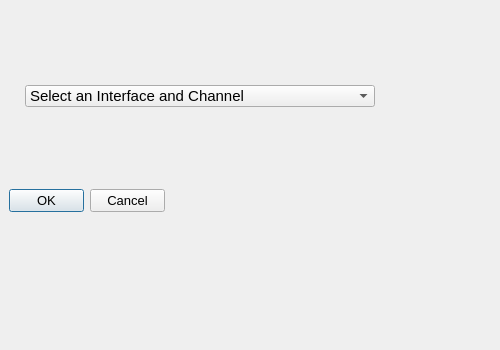
<?xml version="1.0" encoding="UTF-8"?>
<ui version="4.0">
 <class>Dialog</class>
 <widget class="QDialog" name="Dialog">
  <property name="geometry">
   <rect>
    <x>0</x>
    <y>0</y>
    <width>500</width>
    <height>350</height>
   </rect>
  </property>
  <property name="minimumSize">
   <size>
    <width>500</width>
    <height>350</height>
   </size>
  </property>
  <property name="maximumSize">
   <size>
    <width>500</width>
    <height>350</height>
   </size>
  </property>
  <property name="windowTitle">
   <string>Dialog</string>
  </property>
  <widget class="QComboBox" name="comboBox">
   <property name="geometry">
    <rect>
     <x>25</x>
     <y>85</y>
     <width>350</width>
     <height>22</height>
    </rect>
   </property>
   <property name="minimumSize">
    <size>
     <width>350</width>
     <height>20</height>
    </size>
   </property>
   <property name="maximumSize">
    <size>
     <width>350</width>
     <height>16777215</height>
    </size>
   </property>
   <property name="font">
    <font>
     <pointsize>11</pointsize>
    </font>
   </property>
   <item>
    <property name="text">
     <string>Select an Interface and Channel</string>
    </property>
   </item>
  </widget>
  <widget class="QDialogButtonBox" name="buttonBox">
   <property name="geometry">
    <rect>
     <x>9</x>
     <y>189</y>
     <width>156</width>
     <height>24</height>
    </rect>
   </property>
   <property name="font">
    <font>
     <pointsize>10</pointsize>
    </font>
   </property>
   <property name="orientation">
    <enum>Qt::Horizontal</enum>
   </property>
   <property name="standardButtons">
    <set>QDialogButtonBox::Cancel|QDialogButtonBox::Ok</set>
   </property>
  </widget>
 </widget>
 <resources/>
 <connections>
  <connection>
   <sender>buttonBox</sender>
   <signal>accepted()</signal>
   <receiver>Dialog</receiver>
   <slot>accept()</slot>
   <hints>
    <hint type="sourcelabel">
     <x>288</x>
     <y>314</y>
    </hint>
    <hint type="destinationlabel">
     <x>157</x>
     <y>274</y>
    </hint>
   </hints>
  </connection>
  <connection>
   <sender>buttonBox</sender>
   <signal>rejected()</signal>
   <receiver>Dialog</receiver>
   <slot>reject()</slot>
   <hints>
    <hint type="sourcelabel">
     <x>356</x>
     <y>320</y>
    </hint>
    <hint type="destinationlabel">
     <x>286</x>
     <y>274</y>
    </hint>
   </hints>
  </connection>
 </connections>
</ui>
